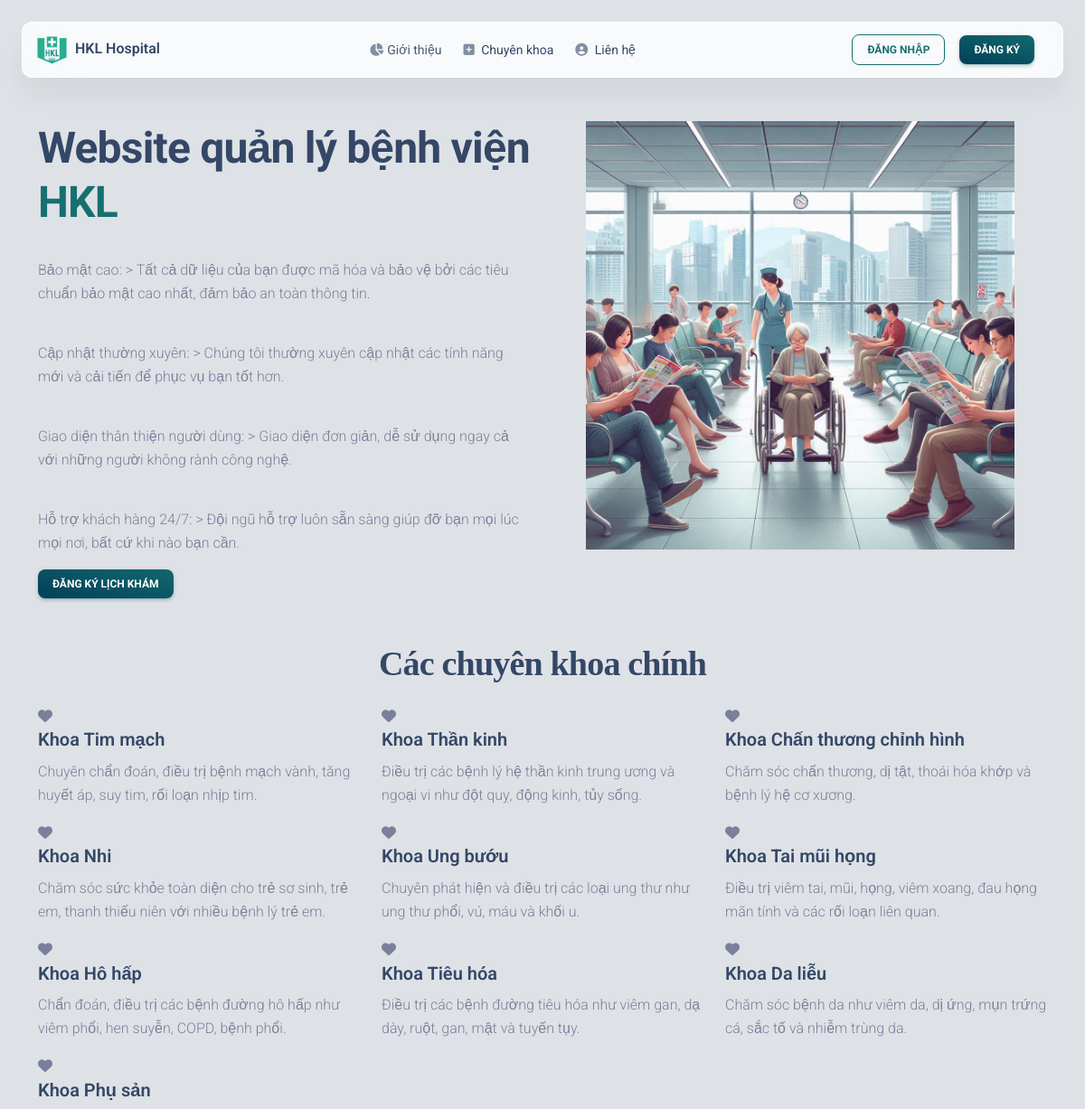
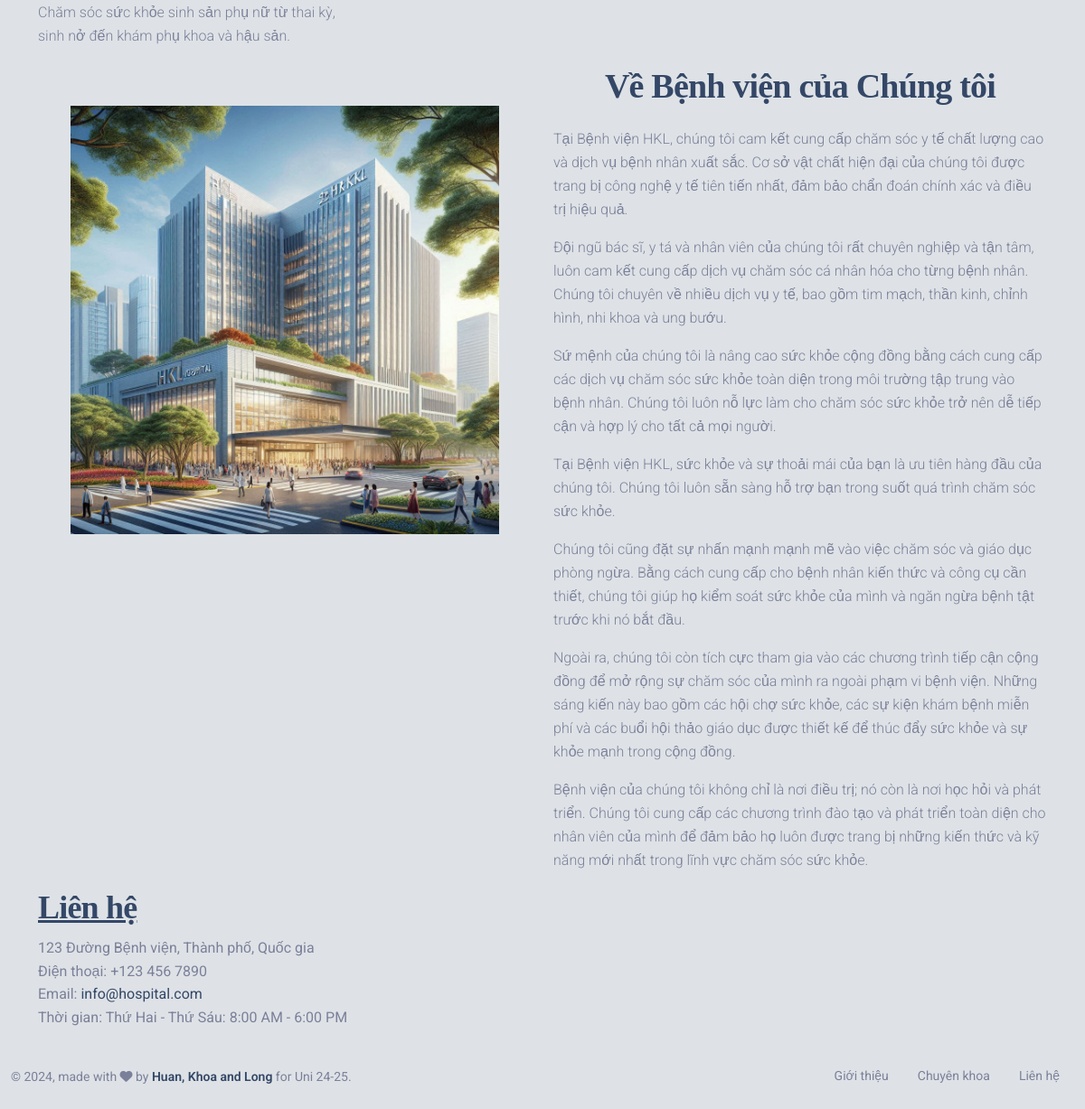
The page / on the database its author committed (2 pictures, top to bottom).
### tables this page shows
CREATE TABLE `dim_specialties` (
  `specialty_id` int(11) NOT NULL,
  `specialty_name` varchar(255) DEFAULT NULL,
  `description` varchar(255) DEFAULT NULL,
  `note` varchar(255) DEFAULT NULL,
  `created_at` timestamp NULL DEFAULT current_timestamp(),
  `updated_at` timestamp NULL DEFAULT NULL ON UPDATE current_timestamp()
);

### index.php (the view, shortened to what this page needs)
<?php
include SITE_ROOT . ('/HMS-Nhom11/assets/include/config.php');
include SITE_ROOT . ('/HMS-Nhom11/assets/include/header.php');
?>
<head>
</head>
<body class="g-sidenav-show bg-gray-300">
    <main class="main-content border-radius-lg ">
        <nav
            class="navbar navbar-main navbar-expand-lg px-0 mx-4 border-radius-xl shadow-none position-sticky blur shadow-blur mt-4 left-auto top-1 z-index-sticky"
            id="navbarBlur" data-scroll="true">
            <div class="container-fluid py-1 px-3">
                <nav aria-label="breadcrumb">
                    <img src="assets/image/logo01-sq.png" class="navbar-brand-img" style="height:35px" alt="main_logo">
                    <span class="ms-1 font-weight-bold text-dark">HKL Hospital</span>
                </nav>
                <div class="collapse navbar-collapse mt-sm-0 mt-2 me-md-0 me-sm-4" id="navbar">
                    <ul class="navbar-nav mx-auto">
                        <li class="nav-item">
                            <a class="nav-link d-flex align-items-center me-2 active" aria-current="page" href="#about_us">
                                <i class="fa fa-chart-pie opacity-6 text-dark me-1" aria-hidden="true"></i>
                                Giới thiệu
                            </a>
                        </li>
                        <li class="nav-item">
                            <a class="nav-link me-2" href="#services">
                                <i class="fa fa-plus-square opacity-6 text-dark me-1" aria-hidden="true"></i>
                                Chuyên khoa
                            </a>
                        </li>
                        <li class="nav-item">
                            <a class="nav-link me-2" href="#contact">
                                <i class="fas fa-user-circle opacity-6 text-dark me-1" aria-hidden="true"></i>
                                Liên hệ
                            </a>
                        </li>
                    </ul>
                    <ul class="navbar-nav  justify-content-end">
                        <li class="nav-item d-flex align-items-center">
                            <a class="btn btn-outline-primary btn-sm mb-0 me-3" href="sign-in.php">Đăng nhập</a>
                        </li>
                        <li class="nav-item d-flex align-items-center">
                            <a class="btn bg-gradient-primary btn-sm mb-0 me-3" href="sign-up.php">Đăng ký</a>
                        </li>
                    </ul>
                </div>
            </div>
        </nav>
    </main>
    <section id="slider">
        <div class="container-xl">
            <div class="row">
                <div class="col-lg-6 py-5 slid-detail align-self-center">
                    <h1 class="fw-bolder fs-11">Website quản lý bệnh viện <span class="text-primary">HKL</span></h1>
                    <p class="pt-4">Bảo mật cao: > Tất cả dữ liệu của bạn được mã hóa và bảo vệ bởi các tiêu chuẩn bảo mật cao nhất, đảm bảo an toàn thông tin.</p>
                    <p class="pt-4">Cập nhật thường xuyên: > Chúng tôi thường xuyên cập nhật các tính năng mới và cải tiến để phục vụ bạn tốt hơn.</p>
                    <p class="pt-4">Giao diện thân thiện người dùng: > Giao diện đơn giản, dễ sử dụng ngay cả với những người không rành công nghệ.</p>
                    <p class="pt-4">Hỗ trợ khách hàng 24/7: > Đội ngũ hỗ trợ luôn sẵn sàng giúp đỡ bạn mọi lúc mọi nơi, bất cứ khi nào bạn cần.</p>
                    <li class="nav-item d-flex align-items-center">
                        <a class="btn bg-gradient-primary btn-sm mb-0 me-3" target="_blank" href="sign-up.php">Đăng ký lịch khám</a>
                    </li>
                </div>
                <div class="col-lg-6 py-5 px-5">
                    <img src="assets/image/Areas&Rooms/Hospital waiting room HKL.png" alt="" style="width: 100%; height: auto" ;>
                </div>
            </div>
        </div>
    </section>
    <section id="services" class="key-features department">
        <div class="container">
            <div class="inner-title">
                <h2 style="font-size: 38px;font-family:times new roman; text-align: center; margin-bottom: 20px;">Các chuyên khoa chính</h2>
            </div>
            <div class="row">
            <?php
                $sql = "SELECT * FROM `dim_specialties`";
                $specialties = mysqli_query($conn, $sql);
                while ($row = mysqli_fetch_assoc($specialties)) {
                    $specialties_name = $row["specialty_name"];
                    $description = $row["description"];
            ?>
                <div class="col-lg-4 col-md-6">
                    <div class="single-key">
                        <i class="fas fa-heart"></i>
                        <h5><?php echo $specialties_name; ?></h5>
                        <p><?php echo $description; ?></p>
                    </div>
                </div>
                <?php
                }?>
            </div>
    </section>
    <section id="about_us" class="container">
        <div class="row no-margin">
            <div class="col-lg-6 py-5 px-5" style="display: flex; align-items: center; padding: 0; margin: 0; height: 100%;">
                <img src="assets/image/HKL.png" alt="" style="width: 100%; height: auto; object-fit: cover; display: block; flex-grow: 1;">
            </div>
            <div class="col-sm-6 about-content">
                <h3 style="font-size: 38px; font-family: times new roman; text-align: center; margin-bottom: 20px;">Về Bệnh viện của Chúng tôi</h3>
                <p>
                    Tại Bệnh viện HKL, chúng tôi cam kết cung cấp chăm sóc y tế chất lượng cao và dịch vụ bệnh nhân xuất sắc. Cơ sở vật chất hiện đại của chúng tôi được trang bị công nghệ y tế tiên tiến nhất, đảm bảo chẩn đoán chính xác và điều trị hiệu quả.
                </p>
                <p>
                    Đội ngũ bác sĩ, y tá và nhân viên của chúng tôi rất chuyên nghiệp và tận tâm, luôn cam kết cung cấp dịch vụ chăm sóc cá nhân hóa cho từng bệnh nhân. Chúng tôi chuyên về nhiều dịch vụ y tế, bao gồm tim mạch, thần kinh, chỉnh hình, nhi khoa và ung bướu.
                </p>
                <p>
                    Sứ mệnh của chúng tôi là nâng cao sức khỏe cộng đồng bằng cách cung cấp các dịch vụ chăm sóc sức khỏe toàn diện trong môi trường tập trung vào bệnh nhân. Chúng tôi luôn nỗ lực làm cho chăm sóc sức khỏe trở nên dễ tiếp cận và hợp lý cho tất cả mọi người.
                </p>
                <p>
                    Tại Bệnh viện HKL, sức khỏe và sự thoải mái của bạn là ưu tiên hàng đầu của chúng tôi. Chúng tôi luôn sẵn sàng hỗ trợ bạn trong suốt quá trình chăm sóc sức khỏe.
                </p>
                <p>
                    Chúng tôi cũng đặt sự nhấn mạnh mạnh mẽ vào việc chăm sóc và giáo dục phòng ngừa. Bằng cách cung cấp cho bệnh nhân kiến thức và công cụ cần thiết, chúng tôi giúp họ kiểm soát sức khỏe của mình và ngăn ngừa bệnh tật trước khi nó bắt đầu.
                </p>
                <p>
                    Ngoài ra, chúng tôi còn tích cực tham gia vào các chương trình tiếp cận cộng đồng để mở rộng sự chăm sóc của mình ra ngoài phạm vi bệnh viện. Những sáng kiến này bao gồm các hội chợ sức khỏe, các sự kiện khám bệnh miễn phí và các buổi hội thảo giáo dục được thiết kế để thúc đẩy sức khỏe và sự khỏe mạnh trong cộng đồng.
                </p>
                <p>
                    Bệnh viện của chúng tôi không chỉ là nơi điều trị; nó còn là nơi học hỏi và phát triển. Chúng tôi cung cấp các chương trình đào tạo và phát triển toàn diện cho nhân viên của mình để đảm bảo họ luôn được trang bị những kiến thức và kỹ năng mới nhất trong lĩnh vực chăm sóc sức khỏe.
                </p>
            </div>
        </div>
    </section>
    <section class="container-xl">
        <div id="contact" class="col-md-6 col-sm-12 map-img">
            <h2 style="font-family: 'Times New Roman', Times, serif; color: #344767; text-decoration: underline;"><b>Liên hệ</b></h2>
            <address class="md-margin-bottom-40">
                123 Đường Bệnh viện, Thành phố, Quốc gia <br>
                Điện thoại: +123 456 7890 <br>
                Email: <a href="mailto:info@hospital.com" class="">info@hospital.com</a><br>
                Thời gian: Thứ Hai - Thứ Sáu: 8:00 AM - 6:00 PM
            </address>
        </div>
    </section>
    <footer class="footer py-4  ">
        <div class="container-fluid">
            <div class="row align-items-center justify-content-lg-between">
                <div class="col-lg-6 mb-lg-0 mb-4">
                    <div class="copyright text-center text-sm text-muted text-lg-start">
                        ©
                        ,
                        made with <i class="fa fa-heart"></i> by
                        <a href="https://www.creative-tim.com" class="font-weight-bold" target="_blank">Huan, Khoa and Long</a>
                        for Uni 24-25.
                    </div>
                </div>
                <div class="col-lg-6">
                    <ul class="nav nav-footer justify-content-center justify-content-lg-end">
                        <li class="nav-item">
                            <a href="#about_us" class="nav-link text-muted">Giới thiệu</a>
                        </li>
                        <li class="nav-item">
                            <a href="#services" class="nav-link text-muted">Chuyên khoa</a>
                        </li>
                        <li class="nav-item">
                            <a href="#contact" class="nav-link text-muted">Liên hệ</a>
                        </li>
                    </ul>
                </div>
            </div>
        </div>
    </footer>
<?php
include SITE_ROOT . ('/HMS-Nhom11/assets/include/footer.php');
?>

### rows shown on the page
dim_specialties: specialty_name "Khoa Tim mạch", description "Chuyên chẩn đoán, điều trị bệnh mạch vành, tăng huyết áp, suy tim, rối loạn nhịp tim."
dim_specialties: specialty_name "Khoa Thần kinh", description "Điều trị các bệnh lý hệ thần kinh trung ương và ngoại vi như đột quỵ, động kinh, tủy sống."
dim_specialties: specialty_name "Khoa Chấn thương chỉnh hình", description "Chăm sóc chấn thương, dị tật, thoái hóa khớp và bệnh lý hệ cơ xương."
dim_specialties: specialty_name "Khoa Nhi", description "Chăm sóc sức khỏe toàn diện cho trẻ sơ sinh, trẻ em, thanh thiếu niên với nhiều bệnh lý trẻ em."
dim_specialties: specialty_name "Khoa Ung bướu", description "Chuyên phát hiện và điều trị các loại ung thư như ung thư phổi, vú, máu và khối u."
dim_specialties: specialty_name "Khoa Tai mũi họng", description "Điều trị viêm tai, mũi, họng, viêm xoang, đau họng mãn tính và các rối loạn liên quan."
dim_specialties: specialty_name "Khoa Hô hấp", description "Chẩn đoán, điều trị các bệnh đường hô hấp như viêm phổi, hen suyễn, COPD, bệnh phổi."
dim_specialties: specialty_name "Khoa Tiêu hóa", description "Điều trị các bệnh đường tiêu hóa như viêm gan, dạ dày, ruột, gan, mật và tuyến tụy."
dim_specialties: specialty_name "Khoa Da liễu", description "Chăm sóc bệnh da như viêm da, dị ứng, mụn trứng cá, sắc tố và nhiễm trùng da."
dim_specialties: specialty_name "Khoa Phụ sản", description "Chăm sóc sức khỏe sinh sản phụ nữ từ thai kỳ, sinh nở đến khám phụ khoa và hậu sản."
